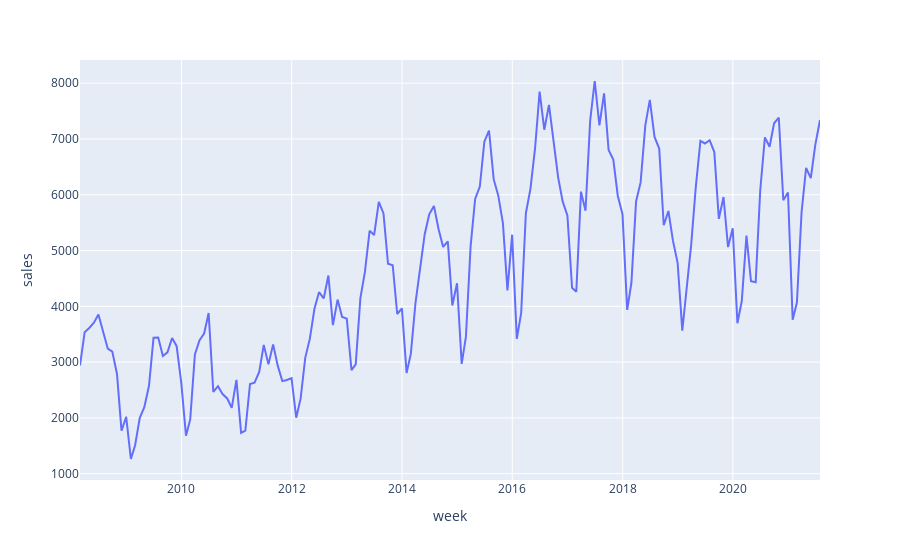

Notebook code cell kept with this figure:
### Code cell
df = sales[sales.RegionID.isin(regions)]
dates = [c for c in sales.columns if c.startswith('20')]
df = pd.melt(df, id_vars = 'RegionName', value_vars = dates, var_name = 'week', value_name = 'sales')
fig = px.line(df, x = 'week', y = 'sales')
fig.show()

### Figure 1 — Plotly figure (JSON) as saved in the notebook; plotly's stock layout.template omitted (floating-point values rounded to 4 significant figures; data arrays with more than 128 entries replaced by an {"elided": "..."} marker saying what was removed)
{"data": [{"hovertemplate": "week=%{x}<br>sales=%{y}<extra></extra>", "legendgroup": "", "line": {"color": "#636efa", "dash": "solid"}, "marker": {"symbol": "circle"}, "mode": "lines", "name": "", "orientation": "v", "showlegend": false, "type": "scatter", "x": {"elided": "162 str values"}, "xaxis": "x", "y": {"elided": "162 int values"}, "yaxis": "y"}], "layout": {"legend": {"tracegroupgap": 0}, "margin": {"t": 60}, "xaxis": {"anchor": "y", "domain": [0, 1], "title": {"text": "week"}}, "yaxis": {"anchor": "x", "domain": [0, 1], "title": {"text": "sales"}}}}
